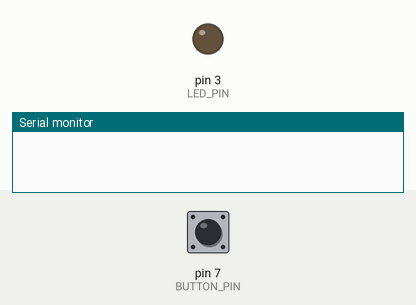
Recording of a sketch running on a simulated Arduino Uno, built with avr-gcc and run on an emulated ATmega328P. Parts: output pins drawn as LEDs (lit = HIGH), the last lines printed to the serial monitor. Inputs (shaded band) come from the test bench; at power-on: pin 7 (BUTTON_PIN) HIGH.

Above: at 1.2 s.
1.3 s: pin 7 (BUTTON_PIN) pulled LOW for 0.15 s
At 2.4 s:
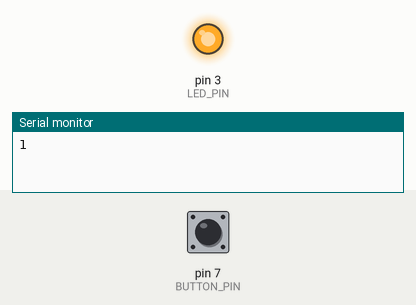
2.9 s: pin 7 (BUTTON_PIN) pulled LOW for 1 s
At 3.6 s:
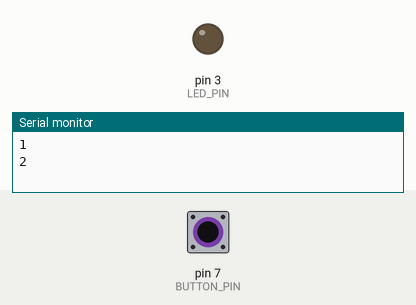
5.4 s: pin 7 (BUTTON_PIN) pulled LOW for 3.2 s
At 6.7 s:
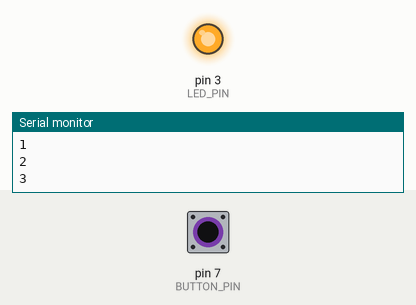
Timing chart, 0 to 8.4 s (numbered marks = the images above; inputs shaded):
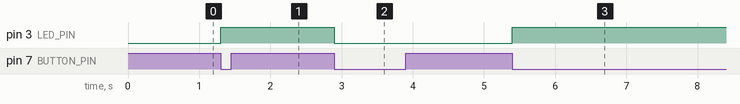

The sketch:

sketch_nov5a.ino
```cpp
const int LED_PIN = 3;
const int BUTTON_PIN = 7;

bool ledState = LOW;
bool lastButtonState = LOW;
bool currentButtonState;
int buttonPressCounter = 0;
void setup() {
  Serial.begin(9600);
  pinMode(BUTTON_PIN, INPUT_PULLUP);
  pinMode(LED_PIN, OUTPUT);


  currentButtonState = digitalRead(BUTTON_PIN);

}

void loop() {

lastButtonState = currentButtonState;

  currentButtonState = digitalRead(BUTTON_PIN);

  if(lastButtonState == HIGH && currentButtonState == LOW){


      ledState = !ledState;
      digitalWrite(LED_PIN, ledState);
      buttonPressCounter++;
      Serial.println(buttonPressCounter);

    delay(50);
  }


}
```

Measured:
- after the input at 1.3 s, pin 3 (LED_PIN): LOW → HIGH at once
- after the input at 2.9 s, pin 3 (LED_PIN): HIGH → LOW at once
- after the input at 5.4 s, pin 3 (LED_PIN): LOW → HIGH at once
